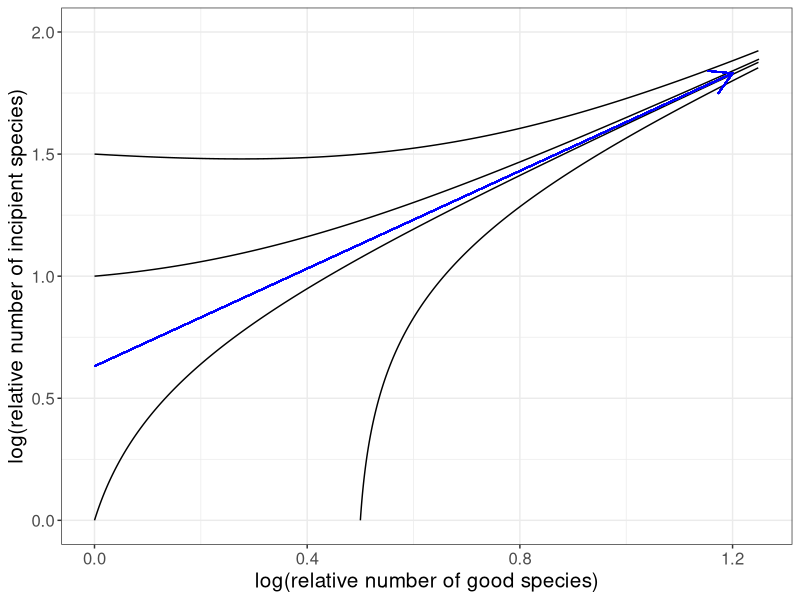

Write R code to recreate this figure.
rm(list=ls())
library(expm)
library(ggplot2)

mu.g <- 0.1
mu.i <- 0.3
b <- 2
lambda <- 0.3

lambda+mu.i <= 1

r1 <- c(-mu.g,lambda)
r2 <- c(b,-(mu.i+lambda))

M <- as.matrix(rbind(r1,r2))

eigens <- eigen(M)
evector1 <- eigens$vectors[,2]

t <- seq(0,4,0.01)
n1 <- c(1,1)
N1 <- t(sapply(t,function(t) expm(M*t)%*%n1))
N1 <- log(N1)
colnames(N1) <- c('good','incipient')
N1 <- as.data.frame(N1)

t <- seq(0,3,0.01)
n2 <- c(1,exp(1))
N2 <- t(sapply(t,function(t) expm(M*t)%*%n2))
N2 <- log(N2)
colnames(N2) <- c('good','incipient')
N2 <- as.data.frame(N2)

t <- seq(0,3,0.01)
n3 <- c(exp(0.5),1)
N3 <- t(sapply(t,function(t) expm(M*t)%*%n3))
N3 <- log(N3)
colnames(N3) <- c('good','incipient')
N3 <- as.data.frame(N3)

t <- seq(0,3,0.01)
n4 <- c(1,exp(1.5))
N4 <- t(sapply(t,function(t) expm(M*t)%*%n4))
N4 <- log(N4)
colnames(N4) <- c('good','incipient')
N4 <- as.data.frame(N4)

r1 <- log(evector1/evector1[1])
r2 <- log(evector1/evector1[1]*exp(1.2))

ggplot(N1,aes(x=good,y=incipient))+
  geom_line()+
  geom_line(data=N2)+
  geom_line(data=N3)+
  geom_line(data=N4)+
  geom_segment(aes(x=r1[1],y=r1[2],xend=r2[1],yend=r2[2]),col='blue',arrow=arrow())+
  xlim(0,1.25)+
  ylim(0,2)+
  xlab('log(relative number of good species)')+
  ylab('log(relative number of incipient species)')+
  theme_bw()+
  theme(text=element_text(size=15))
